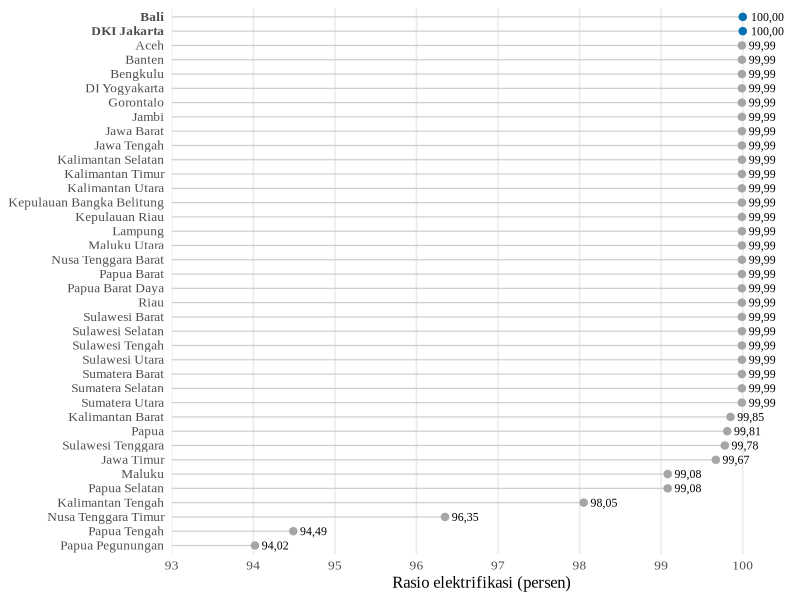
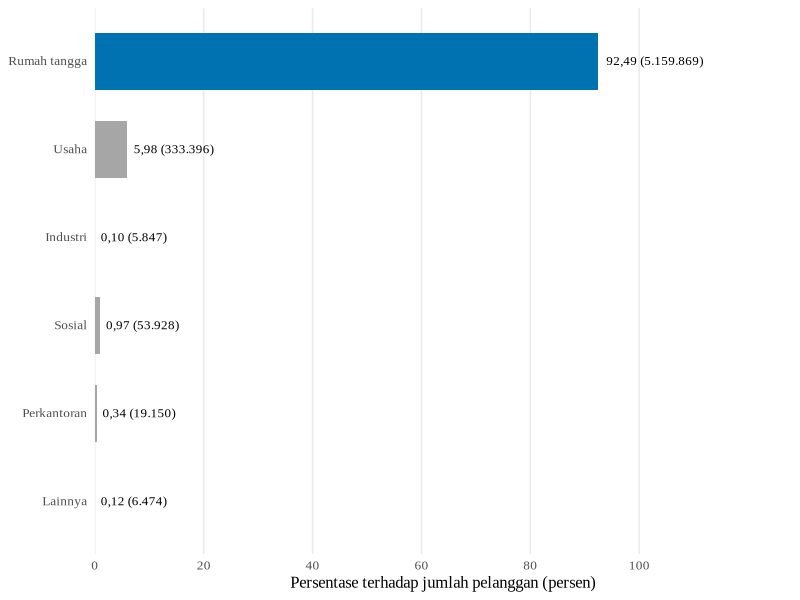
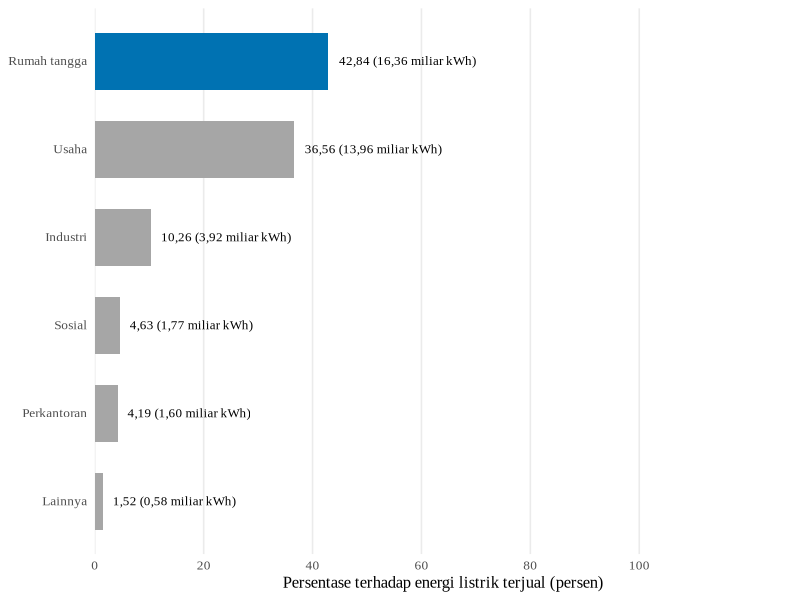

The R script that drew these images, in order:
# ============================================================
# SCRIPT GAMBAR BAB I — DATA PUBLIKASI (TANPA MIKRODATA SUSENAS)
# KLASIFIKASI RUMAH TANGGA BERDASARKAN POLA KONSUMSI LISTRIK
# DAN KARAKTERISTIK SOSIAL EKONOMI DI DKI JAKARTA
#
# Dibuat pada Sesi AX (4 Oktober 2026) untuk mengganti skrip lama yang
# hilang. Skrip ini berdiri sendiri: tidak membaca berkas apa pun dan
# tidak bergantung pada "Script R Pasca SE Bimbingan.R". Seluruh angka
# ditulis langsung di bawah beserta sumbernya, sehingga skrip ini juga
# berfungsi sebagai catatan asal-usul data Gambar 1, 3, dan 4.
#
# KELUARAN (nama berkas = nama aset di folder assets-ta repo)
#   gambar-01-rasio-elektrifikasi.png
#   gambar-03a-komposisi-pelanggan.png
#   gambar-03b-distribusi-konsumsi.png
#   gambar-04-energi-listrik-terjual.png  (dibuat bila data 2018-2024
#                                          sudah lengkap; lihat Bagian 5)
#
# FORMAT (sama dengan Gambar 7-16 di skrip utama)
#   desimal koma, ribuan titik, huruf Times New Roman, tanpa judul di
#   dalam grafik (judul dan sumber ditulis di naskah).
#
# DAFTAR PERUBAHAN TERHADAP GAMBAR LAMA
# 1. Gambar 1: Papua Tengah dikoreksi dari 99,49 menjadi 94,49 sesuai
#    sumber (Gambar 7.1 publikasi Indikator TPB Indonesia 2025). Nilai
#    99,49 pada gambar lama adalah salah ketik.
# 2. Gambar 3: bentuk treemap diganti diagram batang mendatar, dengan
#    urutan sektor dan warna yang sama pada panel (a) dan (b).
# 3. Gambar 4: label sumbu tegak "Daya Terjual" diganti "Energi Listrik
#    Terjual", karena kWh adalah satuan energi, bukan daya.
# ============================================================


# ============================================================
# 0. KONFIGURASI
# ============================================================

# Folder tempat PNG disimpan. Ganti bila perlu.
folder_output <- "assets-ta"
if (!dir.exists(folder_output)) dir.create(folder_output, recursive = TRUE)


# ============================================================
# 1. PACKAGE
# ============================================================

packages <- c("ggplot2", "scales", "ragg")
installed <- packages %in% rownames(installed.packages())
if (any(!installed)) install.packages(packages[!installed])

library(ggplot2)
library(scales)


# ============================================================
# 2. FUNGSI BANTU (disalin dari skrip utama agar formatnya sama)
# ============================================================

font_naskah <- "Times New Roman"

# Angka untuk label di dalam grafik, mis. angka_id(92.4929, 2) -> "92,49"
angka_id <- function(x, digits = 0) {
  ifelse(is.na(x), NA_character_,
         formatC(x, format = "f", digits = digits,
                 big.mark = ".", decimal.mark = ","))
}

# Angka untuk sumbu grafik, mis. 15000 -> "15.000"
sumbu_id <- function(accuracy = 1) {
  scales::label_number(accuracy = accuracy, big.mark = ".", decimal.mark = ",")
}

simpan_grafik <- function(nama_file, plot, width, height) {
  ggsave(file.path(folder_output, nama_file), plot,
         width = width, height = height, dpi = 300,
         device = ragg::agg_png, bg = "white")
}

# Warna (palet Okabe-Ito, aman buta warna; sama dengan skrip utama)
warna_sorot  <- "#0072B2"   # biru: provinsi 100 persen / sektor rumah tangga
warna_lain   <- "grey65"    # abu-abu: kategori pembanding

tema_naskah <- theme_minimal(base_size = 12, base_family = font_naskah) +
  theme(panel.grid.minor = element_blank())


# ============================================================
# 3. GAMBAR 1 — RASIO ELEKTRIFIKASI MENURUT PROVINSI, 2024
# ------------------------------------------------------------
# Sumber: Badan Pusat Statistik & Kementerian PPN/Bappenas (2025).
#   Indikator Tujuan Pembangunan Berkelanjutan Indonesia 2025,
#   Gambar 7.1 "Peta Sebaran Rasio Elektrifikasi, 2024", dengan data
#   Kementerian Energi dan Sumber Daya Mineral (Triwulan IV 2024).
#   Rasio elektrifikasi nasional pada gambar sumber: 99,83 persen.
# Angka disalin dari label peta pada gambar sumber (satuan persen).
# ============================================================

re_2024 <- data.frame(
  provinsi = c(
    "Aceh", "Sumatera Utara", "Sumatera Barat", "Riau", "Jambi",
    "Sumatera Selatan", "Bengkulu", "Lampung",
    "Kepulauan Bangka Belitung", "Kepulauan Riau",
    "DKI Jakarta", "Jawa Barat", "Jawa Tengah", "DI Yogyakarta",
    "Jawa Timur", "Banten", "Bali", "Nusa Tenggara Barat",
    "Nusa Tenggara Timur", "Kalimantan Barat", "Kalimantan Tengah",
    "Kalimantan Selatan", "Kalimantan Timur", "Kalimantan Utara",
    "Sulawesi Utara", "Sulawesi Tengah", "Sulawesi Selatan",
    "Sulawesi Tenggara", "Gorontalo", "Sulawesi Barat", "Maluku",
    "Maluku Utara", "Papua Barat", "Papua Barat Daya", "Papua",
    "Papua Selatan", "Papua Tengah", "Papua Pegunungan"
  ),
  rasio = c(
    99.99, 99.99, 99.99, 99.99, 99.99,
    99.99, 99.99, 99.99,
    99.99, 99.99,
    100.00, 99.99, 99.99, 99.99,
    99.67, 99.99, 100.00, 99.99,
    96.35, 99.85, 98.05,
    99.99, 99.99, 99.99,
    99.99, 99.99, 99.99,
    99.78, 99.99, 99.99, 99.08,
    99.99, 99.99, 99.99, 99.81,
    99.08, 94.49, 94.02          # Papua Tengah 94,49 (bukan 99,49)
  )
)

stopifnot(nrow(re_2024) == 38, !anyDuplicated(re_2024$provinsi))

# Urutan: rasio tertinggi di atas; bila sama, urut abjad
re_2024 <- re_2024[order(-re_2024$rasio, re_2024$provinsi), ]
re_2024$provinsi <- factor(re_2024$provinsi, levels = rev(re_2024$provinsi))

# Sorotan = provinsi yang mencapai 100 persen (DKI Jakarta dan Bali).
# Sorotan mengikuti NILAI, bukan wilayah penelitian, karena paragraf
# setelah Gambar 1 menyebut kedua provinsi tersebut bersama-sama.
re_2024$sorot <- re_2024$rasio >= 100

p_gambar01 <- ggplot(re_2024, aes(y = provinsi, x = rasio)) +
  geom_segment(aes(x = 93, xend = rasio, yend = provinsi),
               colour = "grey80", linewidth = 0.4) +
  geom_point(aes(colour = sorot), size = 2.2, show.legend = FALSE) +
  geom_text(aes(label = angka_id(rasio, 2)),
            family = font_naskah, size = 3, hjust = -0.25) +
  scale_colour_manual(values = c(`FALSE` = warna_lain, `TRUE` = warna_sorot)) +
  scale_x_continuous(limits = c(93, 100.6), breaks = 93:100,
                     labels = sumbu_id(), expand = c(0, 0)) +
  labs(x = "Rasio elektrifikasi (persen)", y = NULL) +
  tema_naskah +
  theme(panel.grid.major.y = element_blank(),
        axis.text.y = element_text(
          face = ifelse(levels(re_2024$provinsi) %in%
                          re_2024$provinsi[re_2024$sorot],
                        "bold", "plain")))

simpan_grafik("gambar-01-rasio-elektrifikasi.png",
              p_gambar01, width = 7, height = 8.5)


# ============================================================
# 4. GAMBAR 3 — PELANGGAN DAN ENERGI LISTRIK TERJUAL MENURUT
#    SEKTOR DI DKI JAKARTA, 2025
# ------------------------------------------------------------
# Sumber: Badan Pusat Statistik Provinsi DKI Jakarta (2026).
#   Provinsi DKI Jakarta dalam Angka 2026, Tabel 6.4 (jumlah pelanggan)
#   dan Tabel 6.5 (kWh terjual) menurut golongan tarif, kolom Gabungan,
#   dengan data PT PLN (Persero) Distribusi DKI Jakarta dan Tangerang.
# Pengelompokan sektor mengikuti pengelompokan pada kedua tabel sumber
# (termasuk P3 di bawah Perkantoran). Tanda "-" pada S1 dibaca 0.
# ============================================================

# --- Tabel 6.4: jumlah pelanggan (Gabungan) ------------------
pelanggan_2025 <- list(
  "Rumah tangga" = c(R1 = 4495751, R2 = 478869, R3_6600VA = 185195,
                     R3_200kVA = 54),
  "Usaha"        = c(B1 = 97738, B2 = 232802, B3 = 2856),
  "Industri"     = c(I1_1300VA = 1449, I1_200kVA = 3622, I1_gt200kVA = 771,
                     I1_30000kVA = 5),
  "Sosial"       = c(S1 = 0, S2_2200VA = 22769, S2_200kVA = 30680,
                     S3 = 479),
  "Perkantoran"  = c(P1 = 7894, P2 = 745, P3 = 10511),
  "Lainnya"      = c(TTM = 38, CTR = 1085, CTM = 25, L = 5326)
)
total_pelanggan_tabel <- 5578664   # baris Jumlah/Total Tabel 6.4

# --- Tabel 6.5: kWh terjual (Gabungan) -----------------------
kwh_2025 <- list(
  "Rumah tangga" = c(R1 = 10062007805, R2 = 3381190940,
                     R3_6600VA = 2848405014, R3_200kVA = 71720452),
  "Usaha"        = c(B1 = 200078092, B2 = 4320282535, B3 = 9425525732,
                     B3_20000kVA = 17775615),
  "Industri"     = c(I1_1300VA = 105999, I1_200kVA = 410208670,
                     I1_gt200kVA = 2399391301, I1_30000kVA = 1110387762),
  "Sosial"       = c(S1 = 0, S2_2200VA = 69271356, S2_200kVA = 732772772,
                     S3 = 966613428),
  "Perkantoran"  = c(P1 = 267204474, P2 = 1143266400, P3 = 190396425),
  "Lainnya"      = c(TTM = 225731485, CTM = 143694202, L = 209528396)
)
total_kwh_tabel <- 38195558854     # baris Jumlah/Total Tabel 6.5

sektor_2025 <- data.frame(
  sektor    = names(pelanggan_2025),
  pelanggan = sapply(pelanggan_2025, sum),
  kwh       = sapply(kwh_2025, sum)
)

# Pemeriksaan: jumlah komponen harus sama dengan baris Jumlah/Total.
# Tabel 6.5 berselisih 1 kWh akibat pembulatan di sumber; persentase
# dihitung terhadap baris Jumlah/Total yang tercetak.
stopifnot(sum(sektor_2025$pelanggan) == total_pelanggan_tabel,
          abs(sum(sektor_2025$kwh) - total_kwh_tabel) <= 1)

sektor_2025$persen_pelanggan <- 100 * sektor_2025$pelanggan / total_pelanggan_tabel
sektor_2025$persen_kwh       <- 100 * sektor_2025$kwh / total_kwh_tabel

print(transform(sektor_2025,
                kwh_miliar = round(kwh / 1e9, 2),
                persen_pelanggan = round(persen_pelanggan, 2),
                persen_kwh = round(persen_kwh, 2)))

# Urutan sektor tetap pada kedua panel: menurut energi terjual
urutan_sektor <- sektor_2025$sektor[order(sektor_2025$kwh)]
sektor_2025$sektor <- factor(sektor_2025$sektor, levels = urutan_sektor)
sektor_2025$sorot  <- sektor_2025$sektor == "Rumah tangga"

grafik_sektor <- function(data, kolom_persen, label, judul_sumbu) {
  ggplot(data, aes(y = sektor, x = .data[[kolom_persen]], fill = sorot)) +
    geom_col(width = 0.65, show.legend = FALSE) +
    geom_text(aes(label = label), family = font_naskah, size = 3.3,
              hjust = -0.08) +
    scale_fill_manual(values = c(`FALSE` = warna_lain, `TRUE` = warna_sorot)) +
    scale_x_continuous(limits = c(0, 128), breaks = seq(0, 100, 20),
                       labels = sumbu_id(), expand = c(0, 0)) +
    labs(x = judul_sumbu, y = NULL) +
    tema_naskah +
    theme(panel.grid.major.y = element_blank())
}

p_gambar03a <- grafik_sektor(
  sektor_2025, "persen_pelanggan",
  label = paste0(angka_id(sektor_2025$persen_pelanggan, 2), " (",
                 angka_id(sektor_2025$pelanggan, 0), ")"),
  judul_sumbu = "Persentase terhadap jumlah pelanggan (persen)"
)

p_gambar03b <- grafik_sektor(
  sektor_2025, "persen_kwh",
  label = paste0(angka_id(sektor_2025$persen_kwh, 2), " (",
                 angka_id(sektor_2025$kwh / 1e9, 2), " miliar kWh)"),
  judul_sumbu = "Persentase terhadap energi listrik terjual (persen)"
)

simpan_grafik("gambar-03a-komposisi-pelanggan.png",
              p_gambar03a, width = 6, height = 3.6)
simpan_grafik("gambar-03b-distribusi-konsumsi.png",
              p_gambar03b, width = 6, height = 3.6)


# ============================================================
# 5. GAMBAR 4 — ENERGI LISTRIK TERJUAL KEPADA PELANGGAN RUMAH
#    TANGGA DI PROVINSI DKI JAKARTA, 2018-2025
# ------------------------------------------------------------
# Sumber: Badan Pusat Statistik Provinsi DKI Jakarta (2019-2026).
#   Provinsi DKI Jakarta dalam Angka edisi 2019 s.d. 2026, tabel
#   "Jumlah Daya (kWh) Listrik menurut Golongan Tarif dan Cabang di
#   Provinsi DKI Jakarta", kolom Gabungan. Edisi tahun t memuat data
#   tahun t-1 (edisi 2026 -> data 2025).
# Golongan: R1 = 450-2.200 VA; R2 = >3.500-5.500 VA;
#           R3 = 6.600 VA ke atas (6.600 VA + >200 kVA).
# Satuan: kWh. Isi angka persis seperti tercetak, tanpa pembulatan.
#
# Halaman tabel (nomor halaman PDF, bukan halaman cetak): edisi 2019
# Tabel 6.5 hlm. cetak 390; edisi 2020 hlm. PDF 551; edisi 2021 hlm. PDF
# 553; edisi 2023 hlm. PDF 569; edisi 2024 hlm. PDF 638; edisi 2025 hlm.
# PDF 613; edisi 2026 hlm. PDF 609. Seluruhnya diunduh dari
# https://jakarta.bps.go.id/ (Sesi AX, 4 Oktober 2026).
#
# Pemeriksaan transkripsi (Sesi AX): untuk 2018-2020 dan 2022-2025,
# jumlah seluruh baris tabel (semua sektor) sama persis dengan baris
# Jumlah/Total yang tercetak (selisih 0 kWh; 2025 selisih 1 kWh akibat
# pembulatan di sumber).
#
# Catatan definisi golongan pada sumber:
# - Edisi 2019 (data 2018) mencetak R2 sebagai ">2,2 kVA - 6.600 VA";
#   edisi berikutnya ">3,5 kVA - 5.500 VA". Angka dipakai apa adanya.
# - Baris R3 ">200 kVA" baru muncul mulai data 2024; sebelumnya R3
#   hanya memuat 6.600 VA.
#
# [MENUNGGU DATA] 2021 (edisi 2022) belum diisi. Angka TIDAK boleh
# dibaca dari gambar lama karena hanya perkiraan visual. Selama masih
# ada NA, Bagian 5 dilewati dan Gambar 4 lama tidak ditimpa.
# ============================================================

kwh_rt <- data.frame(
  tahun = 2018:2025,
  #  tahun data : edisi -> 2018:2019  2019:2020  2020:2021  2021:2022
  #               2022:2023  2023:2024  2024:2025  2025:2026
  r1 = c(8594062121, 9066393205, 9351892284, NA,
         9230632755, 9700216113, 10070955981, 10062007805),
  r2 = c(2484355238, 2666271182, 2906589350, NA,
         3073163466, 3241758845, 3440779741, 3381190940),
  r3 = c(2120477433, 2262831766, 2346267911, NA,
         2520200173, 2702776809,
         2766367177 + 135765416,   # 2024: 6.600 VA + >200 kVA
         2848405014 + 71720452)    # 2025: 6.600 VA + >200 kVA
)

if (anyNA(kwh_rt)) {
  message("Gambar 4 dilewati: data kWh rumah tangga ",
          paste(kwh_rt$tahun[!complete.cases(kwh_rt)], collapse = ", "),
          " belum diisi.")
} else {
  kwh_rt$total <- kwh_rt$r1 + kwh_rt$r2 + kwh_rt$r3

  seri <- c(total = "Total rumah tangga",
            r1 = "R1 (450-2.200 VA)",
            r2 = "R2 (3.500-5.500 VA)",
            r3 = "R3 (6.600 VA ke atas)")

  kwh_panjang <- do.call(rbind, lapply(names(seri), function(k)
    data.frame(tahun = kwh_rt$tahun, seri = seri[[k]],
               miliar_kwh = kwh_rt[[k]] / 1e9)))
  kwh_panjang$seri <- factor(kwh_panjang$seri, levels = unname(seri))

  akhir <- kwh_panjang[kwh_panjang$tahun == max(kwh_panjang$tahun), ]

  p_gambar04 <- ggplot(kwh_panjang,
                       aes(x = tahun, y = miliar_kwh, colour = seri,
                           linetype = seri)) +
    geom_line(linewidth = 0.8) +
    geom_point(size = 2) +
    geom_text(data = akhir, aes(label = angka_id(miliar_kwh, 2)),
              family = font_naskah, size = 3.3, hjust = -0.3,
              show.legend = FALSE) +
    scale_colour_manual(values = c("grey20", "#0072B2", "#E69F00",
                                   "#009E73")) +
    scale_linetype_manual(values = c("dashed", "solid", "solid", "solid")) +
    scale_x_continuous(breaks = 2018:2025,
                       expand = expansion(add = c(0.3, 0.7))) +
    scale_y_continuous(limits = c(0, NA), labels = sumbu_id(),
                       expand = expansion(mult = c(0, 0.08))) +
    labs(x = "Tahun", y = "Energi listrik terjual (miliar kWh)",
         colour = NULL, linetype = NULL) +
    tema_naskah +
    theme(legend.position = "bottom")

  simpan_grafik("gambar-04-energi-listrik-terjual.png",
                p_gambar04, width = 8, height = 5)
}
